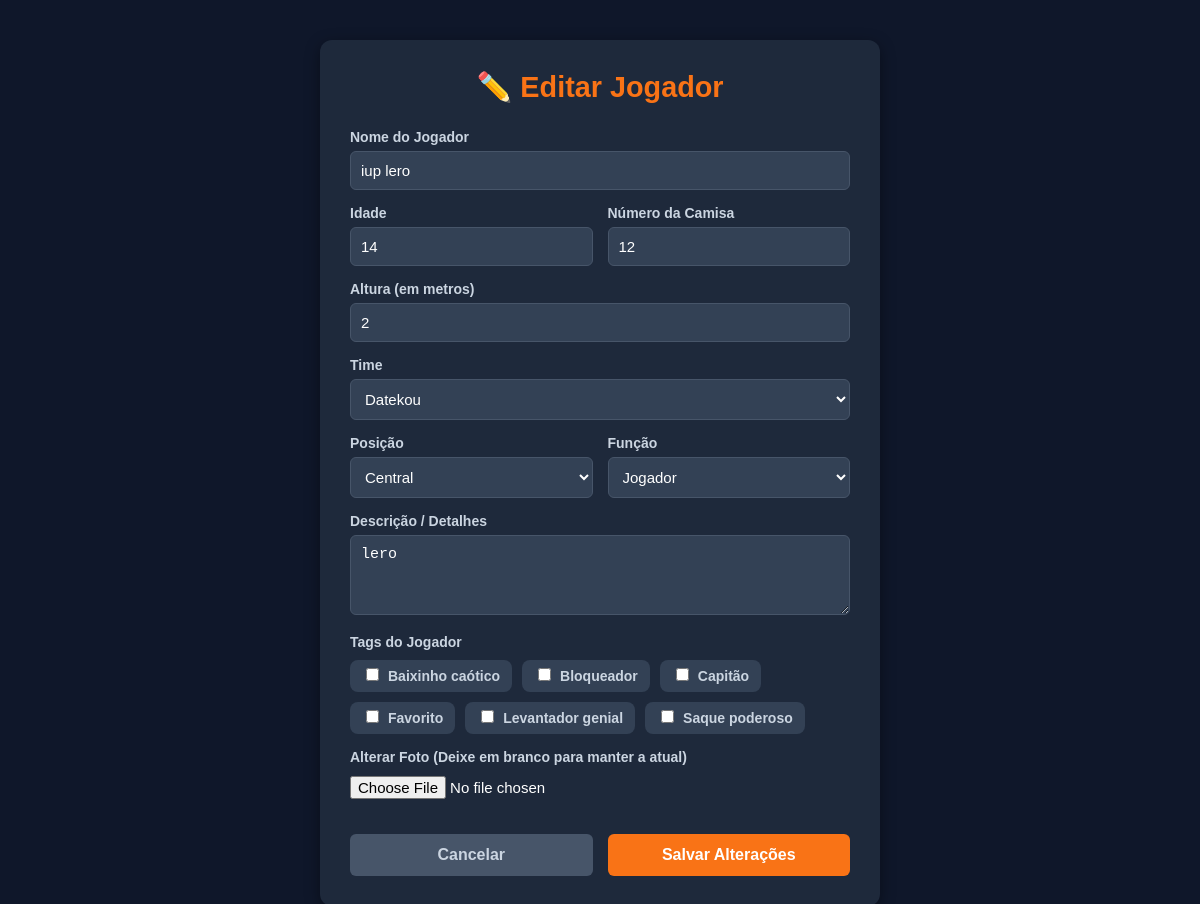
/editar-personagem.php?id=32 (signed in), run on the app's committed database.
### tables this page shows
CREATE TABLE `personagem` (
  `id` int(11) NOT NULL,
  `nome` varchar(100) NOT NULL,
  `idade` int(11) DEFAULT NULL,
  `altura` int(11) DEFAULT NULL,
  `numero` int(11) DEFAULT NULL,
  `descricao` text DEFAULT NULL,
  `id_time` int(11) DEFAULT NULL,
  `id_funcao` int(11) NOT NULL,
  `id_posicao` int(11) DEFAULT NULL,
  `imagem` varchar(255) DEFAULT NULL,
  `id_usuario` int(11) DEFAULT NULL
);

CREATE TABLE `time` (
  `id` int(11) NOT NULL,
  `nome` varchar(100) NOT NULL,
  `lema` varchar(255) DEFAULT NULL
);

CREATE TABLE `posicao` (
  `id` int(11) NOT NULL,
  `nome` varchar(50) NOT NULL
);

CREATE TABLE `funcao` (
  `id` int(11) NOT NULL,
  `nome` varchar(100) NOT NULL
);

CREATE TABLE `tag` (
  `id` int(11) NOT NULL,
  `nome` varchar(100) NOT NULL
);

### personagemrepository.php (called while the page is built, shortened)
<?php
class PersonagemRepository {
    private PDO $pdo;
    public function __construct(PDO $pdo) {
        $this->pdo = $pdo;
    }
    public function buscarPorId(int $id, int $idUsuario): ?array {
        $sql = "SELECT * FROM personagem WHERE id = :id AND id_usuario = :id_usuario";
        $stmt = $this->pdo->prepare($sql);
        $stmt->execute(['id' => $id, 'id_usuario' => $idUsuario]);
        $dados = $stmt->fetch(PDO::FETCH_ASSOC);
        if ($dados) {
            $sqlTags = "SELECT id_tag FROM personagem_tag WHERE id_personagem = :id";
            $stmtTags = $this->pdo->prepare($sqlTags);
            $stmtTags->execute(['id' => $id]);
            $dados['tags'] = $stmtTags->fetchAll(PDO::FETCH_COLUMN);
            return $dados;
        }
        return null;
    }
}

### editar-personagem.php (the view, shortened to what this page needs)
<?php
require_once "config.php";
require_once "personagem.php";
require_once "personagemrepository.php";
$id = filter_input(INPUT_GET, 'id', FILTER_VALIDATE_INT);
$repo = new PersonagemRepository($pdo);
$personagem = $repo->buscarPorId($id, $_SESSION['id']);
try {
    $times = $pdo->query("SELECT id, nome FROM time ORDER BY nome ASC")->fetchAll(PDO::FETCH_ASSOC);
    $posicoes = $pdo->query("SELECT id, nome FROM posicao ORDER BY nome ASC")->fetchAll(PDO::FETCH_ASSOC);
    $funcoes = $pdo->query("SELECT id, nome FROM funcao ORDER BY nome ASC")->fetchAll(PDO::FETCH_ASSOC);
    $tags = $pdo->query("SELECT id, nome FROM tag ORDER BY nome ASC")->fetchAll(PDO::FETCH_ASSOC);
    $stmtJogadorTags = $pdo->prepare("SELECT id_tag FROM personagem_tag WHERE id_personagem = ?");
    $stmtJogadorTags->execute([$id]);
    $tagsDoJogador = $stmtJogadorTags->fetchAll(PDO::FETCH_COLUMN);
} catch (PDOException $e) {
    die("Erro ao carregar dados auxiliares do banco: " . $e->getMessage());
}
?>
<!DOCTYPE html>
<html lang="pt-br">
<head>
</head>
<body>
<div class="box">
    <h2>✏️ Editar Jogador</h2>
    <form action="atualizar-personagem.php" method="POST" enctype="multipart/form-data">
        <label for="nome">Nome do Jogador</label>
        <input type="text" id="nome" name="nome" value="<?php echo htmlspecialchars($personagem['nome']); ?>" required>
        <div class="row">
            <div class="col">
                <label for="idade">Idade</label>
                <input type="number" id="idade" name="idade" value="<?php echo htmlspecialchars($personagem['idade']); ?>" required>
            </div>
            <div class="col">
                <label for="numero">Número da Camisa</label>
                <input type="number" id="numero" name="numero" value="<?php echo htmlspecialchars($personagem['numero']); ?>" required>
            </div>
        </div>
        <label for="altura">Altura (em metros)</label>
        <input type="number" id="altura" name="altura" step="0.01" value="<?php echo htmlspecialchars($personagem['altura']); ?>" required>
        <label for="id_time">Time</label>
        <select id="id_time" name="id_time" required>
            <?php foreach ($times as $t): ?>
                <option value="<?php echo $t['id']; ?>" <?php echo ($personagem['id_time'] == $t['id']) ? 'selected' : ''; ?>>
                    <?php echo htmlspecialchars($t['nome']); ?>
                </option>
            <?php endforeach; ?>
        </select>
        <div class="row">
            <div class="col">
                <label for="id_posicao">Posição</label>
                <select id="id_posicao" name="id_posicao" required>
                    <?php foreach ($posicoes as $p): ?>
                        <option value="<?php echo $p['id']; ?>" <?php echo ($personagem['id_posicao'] == $p['id']) ? 'selected' : ''; ?>>
                            <?php echo htmlspecialchars($p['nome']); ?>
                        </option>
                    <?php endforeach; ?>
                </select>
            </div>
            <div class="col">
                <label for="id_funcao">Função</label>
                <select id="id_funcao" name="id_funcao" required>
                    <?php foreach ($funcoes as $f): ?>
                        <option value="<?php echo $f['id']; ?>" <?php echo ($personagem['id_funcao'] == $f['id']) ? 'selected' : ''; ?>>
                            <?php echo htmlspecialchars($f['nome']); ?>
                        </option>
                    <?php endforeach; ?>
                </select>
            </div>
        </div>
        <label for="descricao">Descrição / Detalhes</label>
        <textarea id="descricao" name="descricao"><?php echo htmlspecialchars($personagem['descricao']); ?></textarea>
        <label>Tags do Jogador</label>
        <div style="display:flex; flex-wrap:wrap; gap:10px; margin-top:10px;">
            <?php foreach ($tags as $tag): ?>
                <label style="display:flex; align-items:center; gap:6px; background:#334155; padding:8px 12px; border-radius:8px; margin-top:0; cursor:pointer;">
                    <input type="checkbox" name="tags[]" value="<?php echo $tag['id']; ?>" style="width:auto; margin-top:0;" <?php echo in_array($tag['id'], $tagsDoJogador) ? 'checked' : ''; ?>>
                    <?php echo htmlspecialchars($tag['nome']); ?>
                </label>
            <?php endforeach; ?>
        </div>
        <label for="imagem">Alterar Foto (Deixe em branco para manter a atual)</label>
        <input type="file" id="imagem" name="imagem" accept="image/*">
        <div class="actions">
            <a href="dashboard.php" class="btn btn-cancel">Cancelar</a>
            <button type="submit" class="btn btn-submit">Salvar Alterações</button>
        </div>
    </form>
</div>
</body>
</html>

### editar-personagem.php (style rules this page uses)
body { font-family: Arial, sans-serif; background: #0f172a; color: #f8fafc; margin: 0; padding: 40px 20px; display: flex; justify-content: center; align-items: center; min-height: 100vh; box-sizing: border-box; }
.box { background: #1e293b; padding: 30px; border-radius: 12px; width: 100%; max-width: 500px; box-shadow: 0 4px 15px rgba(0,0,0,0.4); }
h2 { text-align: center; margin-top: 0; margin-bottom: 25px; color: #f97316; font-size: 1.8rem; }
label { display: block; margin-top: 15px; font-weight: bold; color: #cbd5e1; font-size: 14px; }
input, select, textarea { width: 100%; padding: 10px; margin-top: 6px; box-sizing: border-box; border: 1px solid #475569; border-radius: 6px; background: #334155; color: white; font-size: 15px; }
textarea { resize: vertical; height: 80px; }
input[type="checkbox"] { margin-top: 0; }
input[type="file"] { background: transparent; border: none; padding: 5px 0; }
.row { display: flex; gap: 15px; }
.col { flex: 1; }
.actions { margin-top: 30px; display: flex; gap: 15px; }
.btn { flex: 1; padding: 12px; border: none; border-radius: 6px; cursor: pointer; font-weight: bold; font-size: 16px; text-align: center; text-decoration: none; }
.btn-submit { background: #f97316; color: white; }
.btn-cancel { background: #475569; color: #cbd5e1; display: flex; align-items: center; justify-content: center; }

### data on the page
personagem: nome "iup lero", idade "14", numero "12", altura "2", id_time "Datekou", id_posicao "Central", id_funcao "Jogador", descricao "lero"
tag: nome "Baixinho caótico"
tag: nome "Bloqueador"
tag: nome "Capitão"
tag: nome "Favorito"
tag: nome "Levantador genial"
tag: nome "Saque poderoso"
